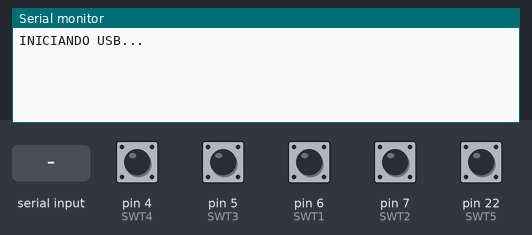
This sketch was run on a simulated Arduino Mega 2560, built with avr-gcc and run on an emulated ATmega2560. Shown: the last lines printed to the serial monitor. The inputs (shaded band) are chosen by the test bench; at power-on: pin 4 (SWT4), pin 5 (SWT3), pin 6 (SWT1), pin 7 (SWT2), pin 22 (SWT5) HIGH. Random numbers use the default seed unless the sketch sets one; the audio player accepts every command and is not drawn.

Above: at 4.2 s.
4.3 s: pin 4 (SWT4) pulled LOW for 0.15 s
At 5.7 s:
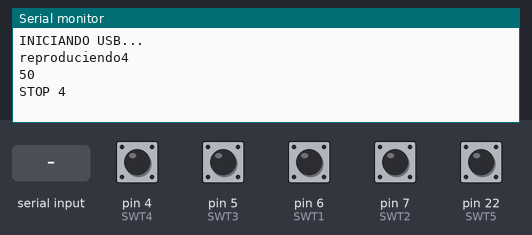
6.0 s: pin 6 (SWT1) pulled LOW for 0.15 s
At 7.0 s:
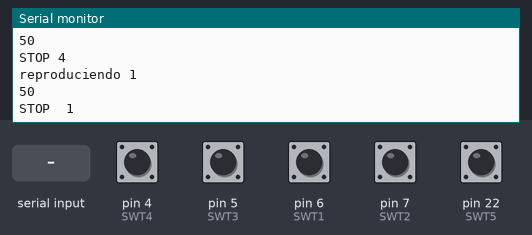
7.7 s: "90,45\n" received over the second serial link
At 9.9 s:
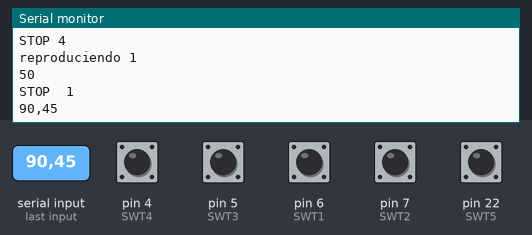
10.2 s: pin 5 (SWT3) pulled LOW for 0.15 s
At 11.4 s:
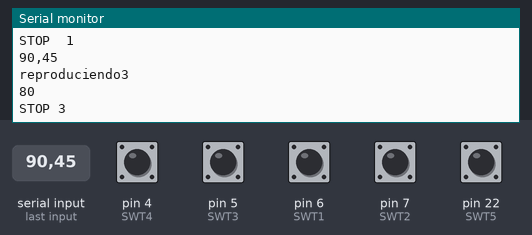
11.8 s: pin 7 (SWT2) pulled LOW for 0.15 s
At 12.6 s:
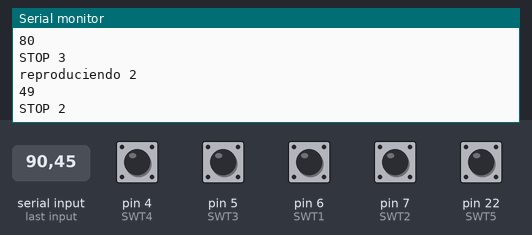
13.4 s: pin 22 (SWT5) pulled LOW for 0.15 s
At 15.0 s:
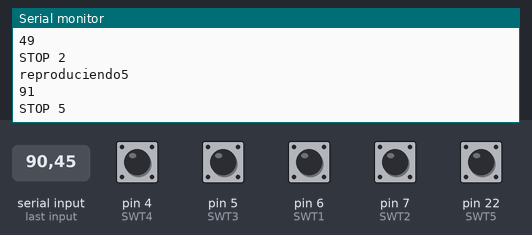
Timing chart, 0 to 16.0 s (numbered marks = the images above; inputs shaded):
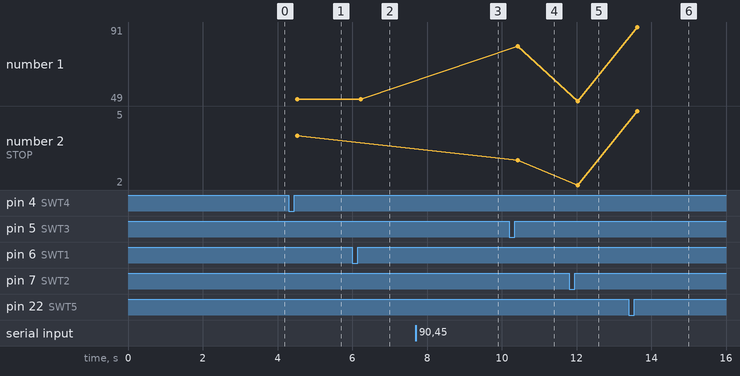

Measured:
- after the input at 4.3 s, the serial monitor: prints a new line after 0.23 s (image 1)
- after the input at 6.0 s, the serial monitor: prints a new line after 0.23 s (image 2)
- after the input at 7.7 s, the serial monitor: prints a new line after 1.0 s (image 3)
- after the input at 10.2 s, the serial monitor: prints a new line after 0.23 s (image 4)
- after the input at 11.8 s, the serial monitor: prints a new line after 0.23 s (image 5)
- after the input at 13.4 s, the serial monitor: prints a new line after 0.23 s (image 6)
- plotted number 1: 50 → 80 after the input at 10.2 s, 80 → 49 after the input at 11.8 s, 49 → 91 after the input at 13.4 s
- plotted number 2: 4 → 3 after the input at 10.2 s, 3 → 2 after the input at 11.8 s, 2 → 5 after the input at 13.4 s

The sketch:

telefonoLuisTeatro.ino
```cpp
#include "Arduino.h"
#include "SoftwareSerial.h"
#include "DFRobotDFPlayerMini.h"

#define SWT1 6
#define SWT2 7
#define SWT3 5
#define SWT4 4
#define SWT5 22

SoftwareSerial mySerial1(11, 10);
SoftwareSerial mySerial2(13, 12);
SoftwareSerial mySerial3(9, 8);
SoftwareSerial mySerial4(3, 2);


DFRobotDFPlayerMini player1, player2, player3, player4, player5, player6;
bool entrada, entrada2, entrada3, entrada4, entrada5;
bool reproduciendo, reproduciendo2, reproduciendo3, reproduciendo4, reproduciendo5, reproduciendo6;
int pista, pista2, pista3, pista4, pista5, pista6;
String lecturaBT;
int ledPIN = 17;

void setup()
{
  pinMode(SWT1,INPUT);
  pinMode(SWT2,INPUT);
  pinMode(SWT3,INPUT);
  pinMode(SWT4,INPUT);
  pinMode(SWT5,INPUT);
  // TELEFONOS
  mySerial1.begin(9600);
  mySerial2.begin(9600);
  mySerial3.begin(9600);  mySerial4.begin(9600);
  Serial3.begin(9600);
  // RING
  Serial2.begin(9600);
  // MODULO HC-05
  Serial1.begin(115200);
  Serial1.write("INICIANDO BT...");
  // SERIAL USB
  Serial.begin(115200);
  Serial.println("INICIANDO USB...");

  // Declaración de estado inicial de los telefonos
  entrada = 0;
  entrada2 = 0;
  entrada3 = 0;
  entrada4 = 0;
  entrada5 = 0;

  reproduciendo = reproduciendo2 = reproduciendo3 = reproduciendo4 = reproduciendo5 = reproduciendo6 = false;

  player1.begin(mySerial1);
  player1.volume(30);  //Set volume value (0~30).
  player1.outputDevice(DFPLAYER_DEVICE_SD);

  player2.begin(mySerial2);
  player2.volume(15);
  player2.outputDevice(DFPLAYER_DEVICE_SD);

  player3.begin(mySerial3);
  player3.volume(15);
  player3.outputDevice(DFPLAYER_DEVICE_SD);

  player4.begin(mySerial4);
  player4.volume(15);
  player4.outputDevice(DFPLAYER_DEVICE_SD);

  player5.begin(Serial3);
  player5.volume(15);
  player5.outputDevice(DFPLAYER_DEVICE_SD);

  player6.begin(Serial2);
  player6.volume(30);
  player6.outputDevice(DFPLAYER_DEVICE_SD);

  pinMode(ledPIN, OUTPUT);
}

void loop() {
//////TELEFONO 1
entrada = digitalRead(SWT1);
if(entrada == 0 && reproduciendo == 0) {
  pista = int(random(1,99));
  delay(200);
  player1.play(pista);
  Serial.println("reproduciendo 1");
  Serial.println(pista);
  reproduciendo = 1;

} else if(entrada == 1 && reproduciendo == 1) {
  Serial.println("STOP  1");
  player1.stop();
  reproduciendo = 0;
}


////////TELEFONO 2
entrada2 = digitalRead(SWT2);
if(entrada2 == 0 && reproduciendo2 == 0) {
  pista2 = int(random(1,99));
  delay(200);
  player2.play(pista2);
  Serial.println("reproduciendo 2");
  Serial.println(pista2);
  reproduciendo2 = 1;
} else if(entrada2 == 1 && reproduciendo2 == 1) {
  Serial.println("STOP 2");
  player2.stop();
  reproduciendo2 = 0;
}


//////TELEFONO 3
entrada3 = digitalRead(SWT3);
if(entrada3 == 0 && reproduciendo3 == 0) {
  pista3 = int(random(1,99));
  delay(200);
  player3.play(pista3);
  Serial.println("reproduciendo3");
  Serial.println(pista3);
  reproduciendo3 = 1;

} else if(entrada3 == 1 && reproduciendo3 == 1) {
  Serial.println("STOP 3");
  player3.stop();
  reproduciendo3 = 0;
}


//////TELEFONO 4
entrada4 = digitalRead(SWT4);
if(entrada4 == 0 && reproduciendo4 == 0) {
  pista4 = int(random(1,99));
  delay(200);
  player4.play(pista4);
  Serial.println("reproduciendo4");
  Serial.println(pista4);
  reproduciendo4 = 1;

} else if(entrada4 == 1 && reproduciendo4 == 1) {
  Serial.println("STOP 4");
  player4.stop();
  reproduciendo4 = 0;
}

//////TELEFONO 5
entrada5 = digitalRead(SWT5);
if(entrada5 == 0 && reproduciendo5 == 0) {
  pista5 = int(random(1,99));
  delay(200);
  player5.play(pista5);
  Serial.println("reproduciendo5");
  Serial.println(pista5);
  reproduciendo5 = 1;

} else if(entrada5 == 1 && reproduciendo5 == 1) {
  Serial.println("STOP 5");
  player5.stop();
  reproduciendo5 = 0;
}

//  checkInfo();
if(Serial.available() > 0) {
      Serial1.write(Serial.read());
      Serial.flush();
    }
   if (Serial1.available() > 0) {
    //Serial1.println("Reescribiendo");
    lecturaBT = Serial1.readString();

    Serial1.println(lecturaBT);
    Serial1.println(lecturaBT.length());

    if (lecturaBT.length() == 3) {
      int encendido = lecturaBT.toInt();
      if(encendido == 0) {
        Serial.println("Apagar TELEFONO");
        Serial.println("STOP RING");
        player6.stop();
        digitalWrite(ledPIN, LOW);
      } else if (encendido == 1) {
        Serial.println("Encender TELEFONO");
        player6.play(1);
        Serial.println("RING");
        digitalWrite(ledPIN, HIGH);
      }
    } else {
    Serial.println(lecturaBT);
    Serial1.flush();
   }

}
}

void printDetail(uint8_t type, int value){
  switch (type) {
    case TimeOut:
      Serial.println(F("Time Out!"));
      break;
    case WrongStack:
      Serial.println(F("Stack Wrong!"));
      break;
    case DFPlayerCardInserted:
      Serial.println(F("Card Inserted!"));
      break;
    case DFPlayerCardRemoved:
      Serial.println(F("Card Removed!"));
      break;
    case DFPlayerCardOnline:
      Serial.println(F("Card Online!"));
      break;
    case DFPlayerPlayFinished:
      Serial.print(F("Number:"));
      Serial.print(value);
      Serial.println(F(" Play Finished!"));
      break;
    case DFPlayerError:
      Serial.print(F("DFPlayerError:"));
      switch (value) {
        case Busy:
          Serial.println(F("Card not found"));
          break;
        case Sleeping:
          Serial.println(F("Sleeping"));
          break;
        case SerialWrongStack:
          Serial.println(F("Get Wrong Stack"));
          break;
        case CheckSumNotMatch:
          Serial.println(F("Check Sum Not Match"));
          break;
        case FileIndexOut:
          Serial.println(F("File Index Out of Bound"));
          break;
        case FileMismatch:
          Serial.println(F("Cannot Find File"));
          break;
        case Advertise:
          Serial.println(F("In Advertise"));
          break;
        default:
          break;
      }
      break;
    default:
      break;
  }
}

void checkInfo() {
    if (player1.available())
    printDetail(player1.readType(), player1.read());

  if (player2.available())
    printDetail(player2.readType(), player2.read());

  if (player3.available())
    printDetail(player3.readType(), player3.read());

  if (player4.available())
    printDetail(player4.readType(), player4.read());

  if (player5.available())
    printDetail(player5.readType(), player5.read());

  if (player6.available())
    printDetail(player6.readType(), player6.read());

}
```
